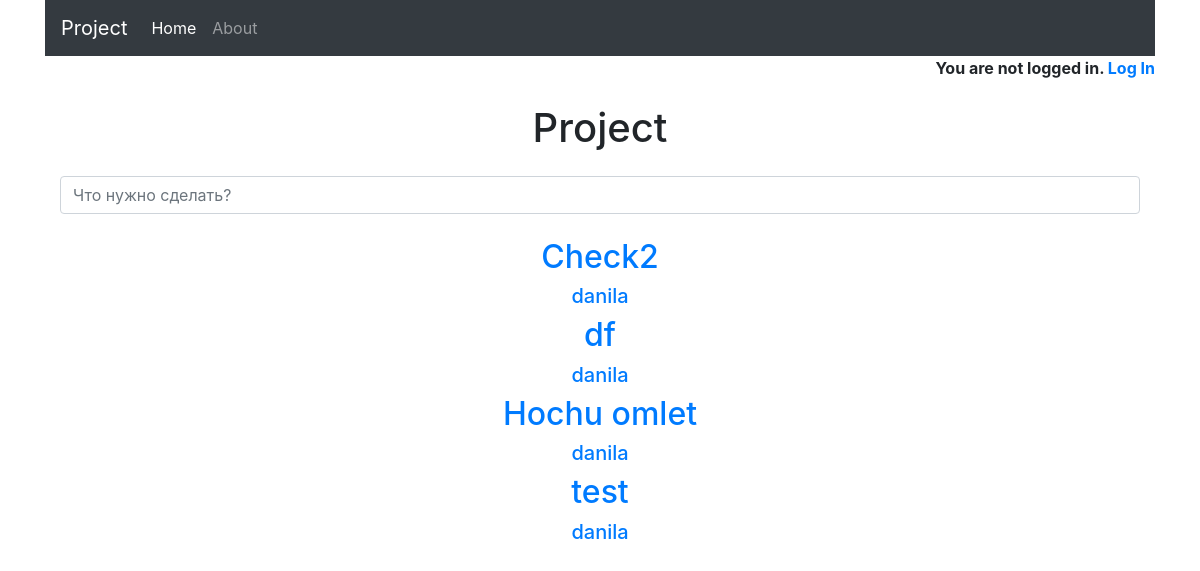
The app's page /, older data.
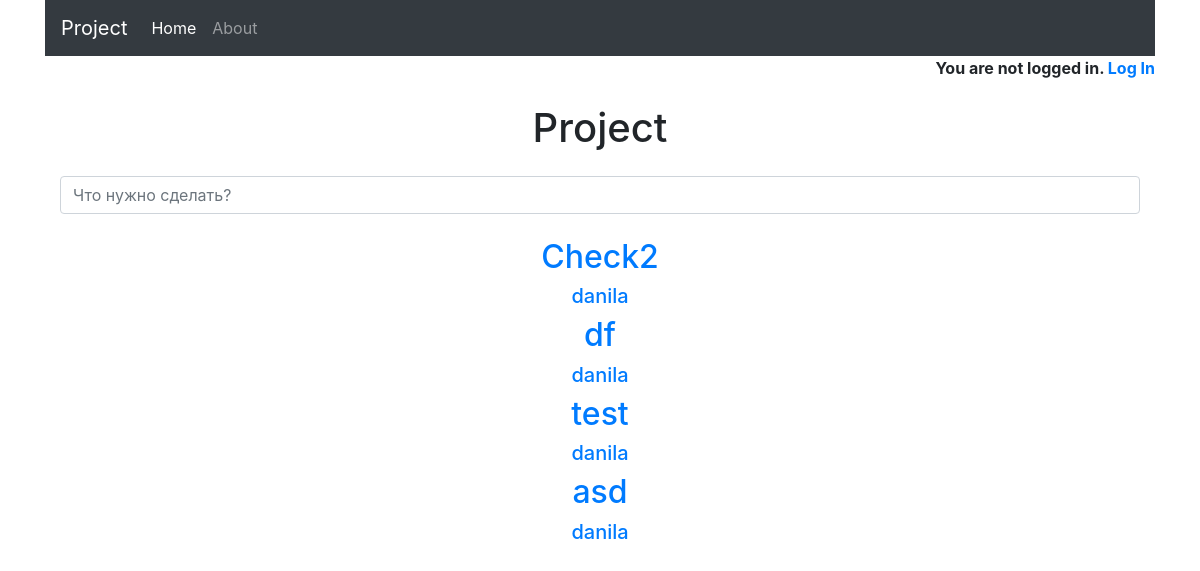
The same page, newer data.
### blog/models.py (models this page shows, shortened)
class Blog(models.Model):
    title = models.CharField(max_length=250)
    author = models.ForeignKey(
        'auth.User',
        on_delete=models.CASCADE
                               )
    body = models.TextField()

### blog/views.py (the view)
# urls.py: path('', BlogListViews.as_view(), name='home'),
class BlogListViews(ListView):
    model = Blog
    template_name = 'home.html'
    context_object_name = 'blog_data'

### templates/home.html (shortened to what this page needs)
{% extends 'base.html' %}
{% block content %}
<div class="container text-center mt-4 mb-4">
<h1>Project</h1>
</div>
<div class="container">
    <form method="POST">
        <input id="id_new_item" name="item_text" class="form-control" placeholder="Что нужно сделать?">
    </form>
</div>
<div class="container text-center">
    {% for post in blog_data %}
    <h2><a href="{% url 'post_detail' post.pk %}">{{ post.title }}</a></h2>
    <h5><a href="">{{ post.author }}</a></h5>
    {% endfor %}
</div>
{% endblock content %}

### templates/base.html (shortened to what this page needs)
<!DOCTYPE html>
{% load static %}
<html lang="en">
<head>
    <link rel="stylesheet" href="https://stackpath.bootstrapcdn.com/bootstrap/4.3.1/css/bootstrap.min.css">
</head>
<body>
<div class="container">
    <nav class="navbar navbar-expand-lg navbar-dark bg-dark">
      <div class="collapse navbar-collapse" id="navbarTogglerDemo01">
        <a class="navbar-brand" href="/">Project</a>
        <ul class="navbar-nav mr-auto mt-2 mt-lg-0">
          <li class="nav-item active">
            <a class="nav-link" href="/">Home <span class="sr-only">(current)</span></a>
          </li>
          <li class="nav-item">
            <a class="nav-link" href="/about/">About</a>
          </li>
        </ul>
      </div>
    </nav>
    <div class="col- text-right mx-auto font-weight-bolder">
        {% if user.is_authenticated %}
        Hi {{ user.username }}!
        <a href="{% url 'logout' %}">Log out</a>
        {% else %}
        You are not logged in.
        <a href="{% url 'login' %}">Log In</a>
        {% endif %}
    </div>
    {% block content %}
    {% endblock content %}
</div>
</body>
</html>

Row changes from the older to the newer data that the page shows:
removed Blog: title "Hochu omlet", author "danila"
added Blog: title "asd", author "danila"
